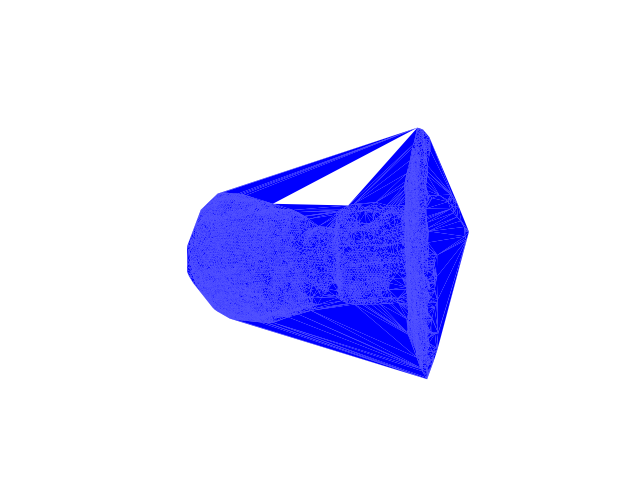
#> input picture cv/image_0.3.png, 640 x 480 px
$ python utils.py
#> lines starting #> are read from the running program, lines starting #| are printed output that depends on the picture
import matplotlib.pyplot as plt
from PIL import Image
"""
对侧视图的三角网格阈值图做旋转并添加图例
"""
# 加载图片
image_path = "image_0.3.png"
image = Image.open(image_path)
#> image is the input picture: PIL image 640x480 RGB; mean R, G, B 224.5, 224.5, 255

# 旋转图片
rotated_image = image.rotate(-90)
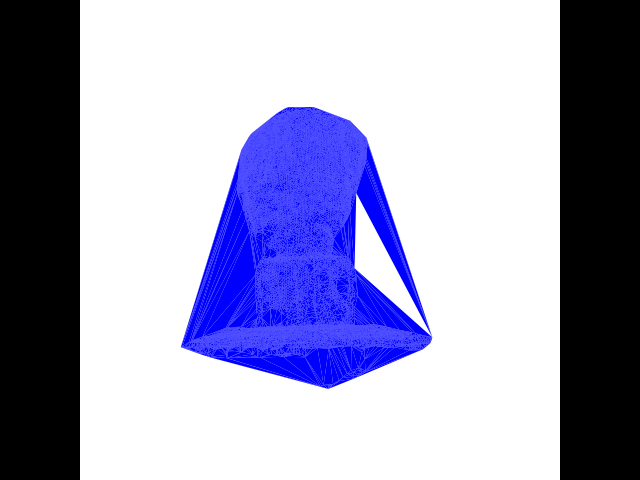
#> rotated_image: PIL image 640x480 RGB; mean R, G, B 160.8, 160.8, 191.2

# 创建图形和坐标轴
fig, ax = plt.subplots()

# 显示旋转后的图片
ax.imshow(rotated_image)

# 添加图例
legend_text = "Threshold:0.3"
ax.text(0.5, 1.1, legend_text, horizontalalignment='center', verticalalignment='bottom', transform=ax.transAxes)

# 隐藏坐标轴
ax.axis('off')

# 展示图形
plt.show()
